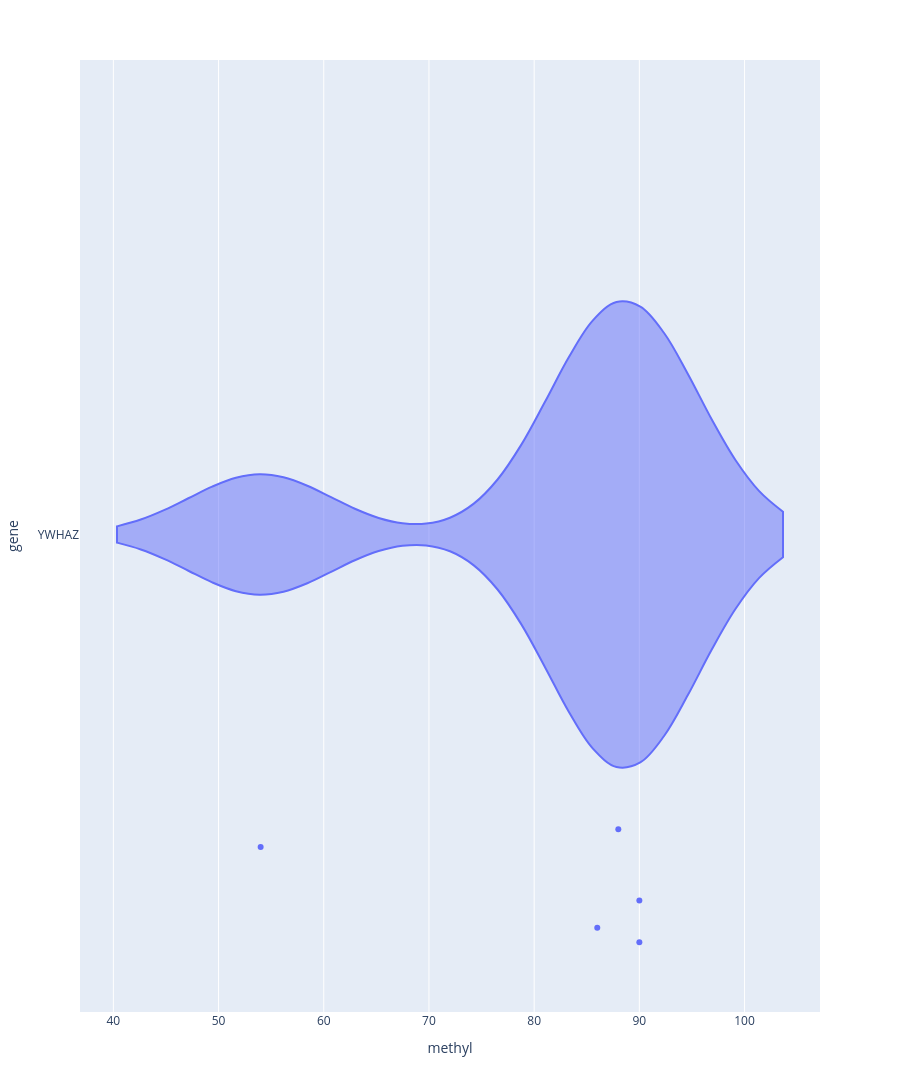

This figure's notebook cell:
### Code cell
# Violin plot
#box=True, points="all",
#
fig = px.violin(
        df, y=y_col, x=x_col,
        points="all",
        hover_data=df.columns,
        height=7500,
)
fig.update_traces(
        orientation='h',
)
fig.show()

### Figure 1 — Plotly figure (JSON) as saved in the notebook; plotly's stock layout.template omitted (floating-point values rounded to 4 significant figures)
{"data": [{"alignmentgroup": "True", "box": {"visible": false}, "customdata": [["52FBMR3"], ["YXAPSKD"], ["V-87-DZ_16_10_n"], ["UAKAPLJ"], ["RT8DFEP_FK2UZYZ"]], "hovertemplate": "methyl=%{x}<br>gene=%{y}<br>sample=%{customdata[0]}<extra></extra>", "legendgroup": "", "marker": {"color": "#636efa"}, "name": "", "offsetgroup": "", "orientation": "h", "points": "all", "scalegroup": "True", "showlegend": false, "type": "violin", "x": [88, 90, 54, 90, 86], "x0": " ", "xaxis": "x", "y": ["YWHAZ", "YWHAZ", "YWHAZ", "YWHAZ", "YWHAZ"], "y0": " ", "yaxis": "y"}], "layout": {"height": 7500, "legend": {"tracegroupgap": 0}, "margin": {"t": 60}, "violinmode": "group", "xaxis": {"anchor": "y", "domain": [0, 1], "title": {"text": "methyl"}}, "yaxis": {"anchor": "x", "domain": [0, 1], "title": {"text": "gene"}}}}
